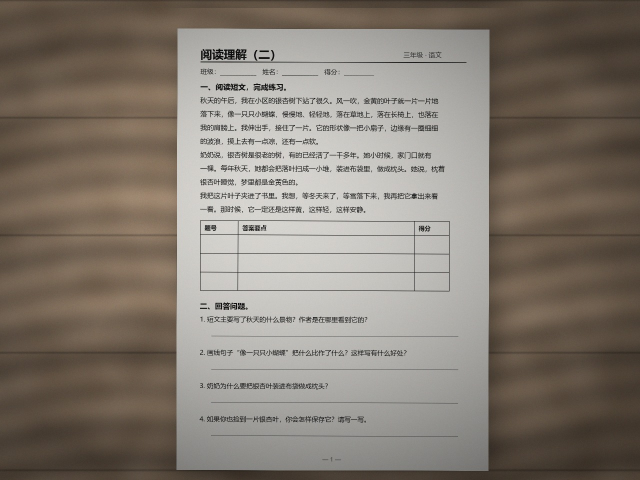
#> input picture android/app/src/main/assets/selftest.jpg, 1280 x 960 px (shown at 1/2 size)
$ python -i capture.py   (imports and definitions only)   (older library calls are emulated)
#> lines starting #> are read from the running program, lines starting #| are printed output that depends on the picture
#> further down, picture is the input picture: shape (960, 1280, 3); mean B, G, R 114.1, 123.8, 132.2
"""High-resolution capture: re-locate corners, perspective-warp to A4, enhance."""
from __future__ import annotations

import numpy as np
import cv2

A4_W, A4_H = 1240, 1754        # 150 dpi A4


# [14 lines left out: function _snap_corners, not called in this run]


def enhance(bgr: np.ndarray) -> np.ndarray:
    """Shadow removal + local contrast + mild unsharp."""
    lab = cv2.cvtColor(bgr, cv2.COLOR_BGR2LAB)
#> lab: shape (960, 1280, 3); mean of channels 0, 1, 2 131.9, 129.8, 134.8
    L = lab[..., 0].astype(np.float32)
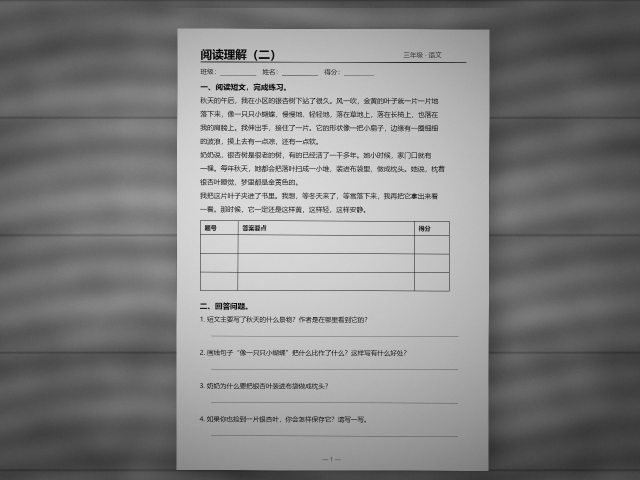
#> L: shape (960, 1280) float32 (shown at 1/2 size); min 2, max 227, mean 131.9
    bg = cv2.GaussianBlur(L, (0, 0), 40)
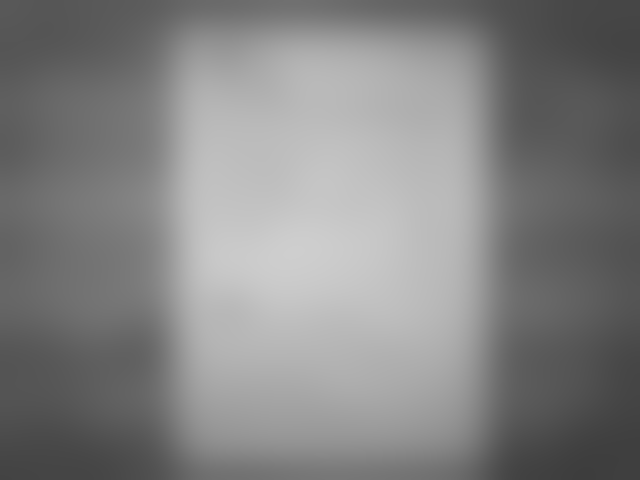
#> bg: shape (960, 1280) float32 (shown at 1/2 size); min 61.6, max 206.2, mean 132
    L = np.clip(L / np.maximum(bg, 1.0) * 232.0, 0, 255)
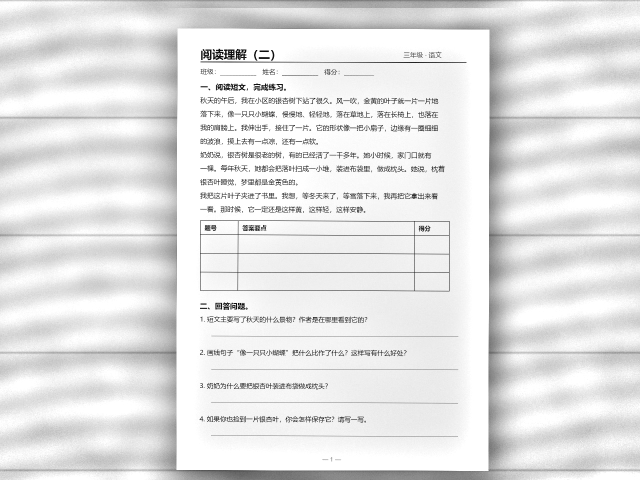
#> L: shape (960, 1280) float32 (shown at 1/2 size); min 2.93, max 255, mean 228.3
    lab[..., 0] = L.astype(np.uint8)
#> lab: shape (960, 1280, 3); mean of channels 0, 1, 2 227.9, 129.8, 134.8
    out = cv2.cvtColor(lab, cv2.COLOR_LAB2BGR)
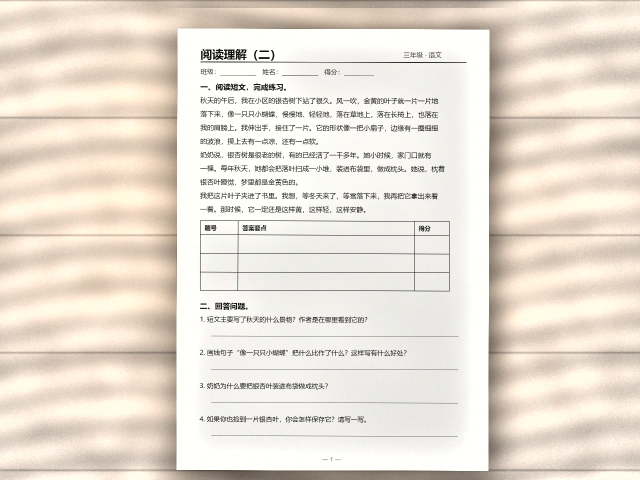
#> out: shape (960, 1280, 3) (shown at 1/2 size); mean B, G, R 212.5, 223.7, 232.9

    blur = cv2.GaussianBlur(out, (0, 0), 1.6)
    out = cv2.addWeighted(out, 1.45, blur, -0.45, 0)
    return np.clip(out, 0, 255).astype(np.uint8)


def clarity(gray: np.ndarray) -> float:
    return float(cv2.Laplacian(gray, cv2.CV_64F).var())


# [30 lines left out: function capture_scan, not called in this run]

>>> import cv2
>>> picture = cv2.imread('../android/app/src/main/assets/selftest.jpg')
>>> result = enhance(picture)
